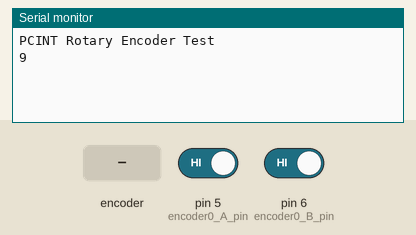
Recording of a sketch running on a simulated Arduino Uno, built with avr-gcc and run on an emulated ATmega328P. Shown: the last lines printed to the serial monitor. The test bench sets the inputs (shaded band); at power-on: pin 5 (encoder0_A_pin) HIGH, pin 6 (encoder0_B_pin) HIGH.

Above: at 1.2 s.
1.3 s: rotary encoder on pin 5 (encoder0_A_pin) / pin 6 (encoder0_B_pin) turned 1 step (first pin leading)
At 1.8 s:
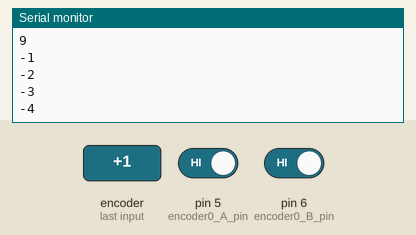
3.0 s: rotary encoder on pin 5 (encoder0_A_pin) / pin 6 (encoder0_B_pin) turned 1 step (first pin leading)
At 4.3 s:
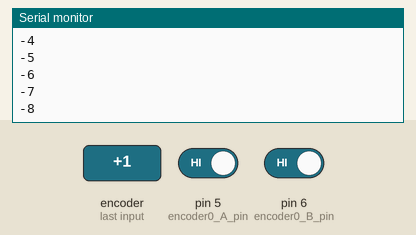
Timing chart, 0 to 6.0 s (numbered marks = the images above; inputs shaded):
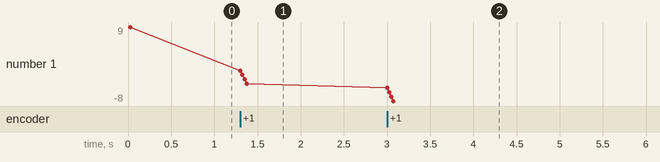

Measured:
- after the input at 1.3 s, the serial monitor: prints a new line at once (image 1)
- after the input at 3.0 s, the serial monitor: prints a new line at once (image 2)
- plotted number 1: 9 → -4 after the input at 1.3 s, -4 → -8 after the input at 3.0 s

The sketch:

feedback_test.ino
```cpp
// (licence header left out)
/*
 * Feedback implementation using pin change interrupts
 */

#include "PinChangeInterrupt.h"

#define encoder0_A_pin 5
#define encoder0_B_pin 6

volatile int16_t encoder0_pos = 0;
uint8_t encoder0_A_in = 0;
uint8_t encoder0_B_in = 0;

bool changed = false;

void encoder0_A_ISR() {
    encoder0_A_in ^ encoder0_B_in ? encoder0_pos++ : encoder0_pos--;
    encoder0_A_in = digitalRead(encoder0_A_pin);
    changed = true;
}

void encoder0_B_ISR() {
    encoder0_B_in = digitalRead(encoder0_B_pin);
    encoder0_B_in ^ encoder0_A_in ? encoder0_pos++ : encoder0_pos--;
    changed = true;
}

void setup() {
    pinMode(encoder0_A_pin, INPUT);
    pinMode(encoder0_B_pin, INPUT);
    attachPCINT(digitalPinToPCINT(encoder0_A_pin), encoder0_A_ISR, CHANGE);
    attachPCINT(digitalPinToPCINT(encoder0_B_pin), encoder0_B_ISR, CHANGE);
    Serial.begin(9600);
    Serial.println("PCINT Rotary Encoder Test");
}

int time;
bool done = false;
void loop() {
    if (changed) {
        Serial.println(encoder0_pos);
        changed = false;
    }

    if (millis() <= 1) {
        time++;
    } else if (done == false) {
        Serial.println(time);
        done = true;
    }
}
```
